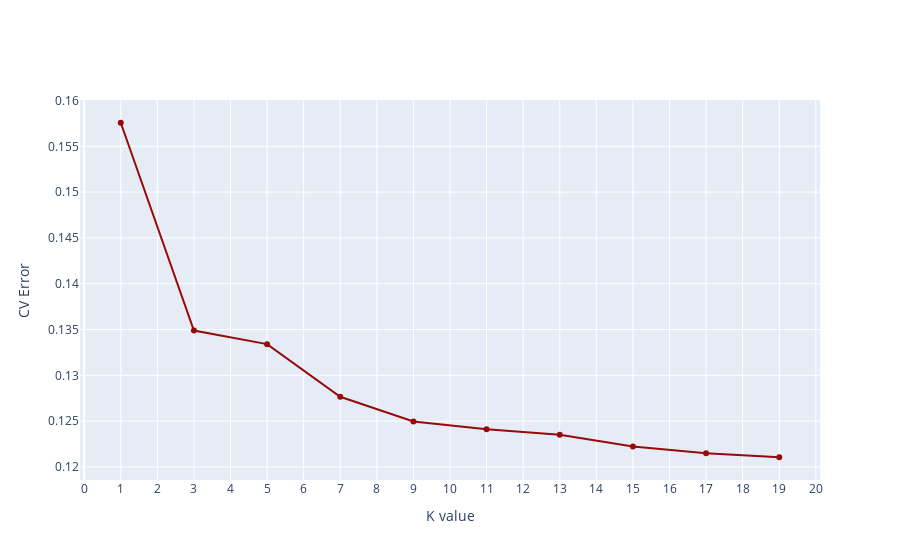

Notebook code for this chart:
### Code cell
#!/usr/bin/env python
# coding: utf-8



import numpy as np 
import pandas as pd 
import matplotlib.pyplot as plt
import pandas as pd

import sklearn
from sklearn import svm, preprocessing 
import seaborn as sns

from plotly.offline import download_plotlyjs, init_notebook_mode, plot, iplot
init_notebook_mode(connected=True)
import os
import plotly.graph_objs as go


# In[ ]:

df=pd.read_csv('epoch20_Air.csv')



min_max_scaler = preprocessing.MinMaxScaler()
np_scaled = min_max_scaler.fit_transform(df)
df_normalized = pd.DataFrame(np_scaled)
df=df_normalized
df


# In[ ]:


df.isnull().values.any()


# In[ ]:


df.describe()


# In[ ]:


from sklearn.model_selection import train_test_split
X= df.iloc[:,:-1]
y=df.iloc[:,-1]


# In[ ]:


from sklearn.neighbors import KNeighborsRegressor
from sklearn.model_selection  import train_test_split, cross_val_score
from sklearn.metrics import accuracy_score, mean_squared_error


# In[ ]:


X_tr, X_test, y_tr, y_test = train_test_split(X, y, test_size = 0.3)


# In[ ]:


#Taking odd integers as K vales so that majority rule can be applied easily. 
neighbors = np.arange(1, 20, 2)
scores = []


# In[ ]:


for k in neighbors:   # running for different K values to know which yields the max accuracy. 
    clf = KNeighborsRegressor(n_neighbors = k,  weights = 'distance', p=1)
    clf.fit(X_tr, y_tr)
    score = cross_val_score(clf, X_tr, y_tr, cv = 10)
    scores.append(score.mean())


# In[17]:


mse = [1-x for x in scores]


# In[18]:


trace0 = go.Scatter(
    y = mse,
    x = neighbors,
    mode = 'lines+markers', 
    marker = dict(
        color = 'rgb(150, 10, 10)'
    )
)
layout = go.Layout(
    title = '', 
    xaxis = dict(
        title = 'K value', 
        tickmode = 'linear'
    ),
    yaxis = dict(
        title = 'CV Error',
    )
)
fig = go.Figure(data = [trace0], layout = layout)
iplot(fig, filename='basic-line')


# In[20]:

optimal_k = neighbors[mse.index(min(mse))]

# Training the model on Optimal K.
clf_optimal = KNeighborsRegressor(n_neighbors = optimal_k)
clf_optimal.fit(X_tr, y_tr)
y_pred = clf_optimal.predict(X_test)
acc = clf_optimal.score(X_test, y_test)
print("Accuracy: ", acc*100)
print("RMS Error: ", mean_squared_error(y_test, y_pred))


# In[21]:



print("Optimal K: ", optimal_k)

### Figure 1 — Plotly figure (JSON) as saved in the notebook; plotly's stock layout.template omitted (floating-point values rounded to 4 significant figures)
{"data": [{"marker": {"color": "rgb(150, 10, 10)"}, "mode": "lines+markers", "type": "scatter", "x": [1, 3, 5, 7, 9, 11, 13, 15, 17, 19], "y": [0.1576, 0.1349, 0.1334, 0.1277, 0.125, 0.1241, 0.1235, 0.1222, 0.1215, 0.1211]}], "layout": {"title": {"text": ""}, "xaxis": {"tickmode": "linear", "title": {"text": "K value"}}, "yaxis": {"title": {"text": "CV Error"}}}}
